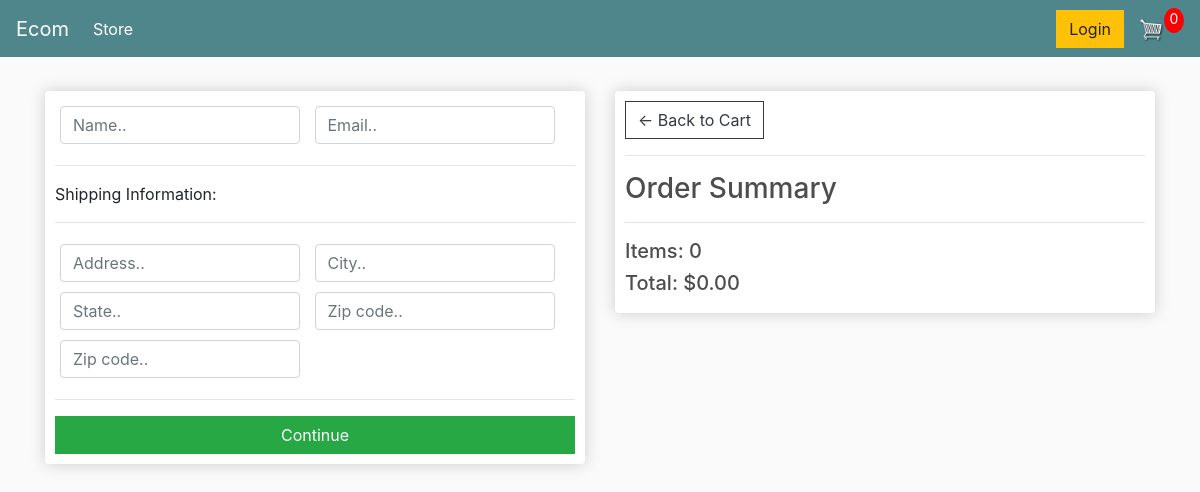
Page /checkout/ (signed in) on the earlier database version.
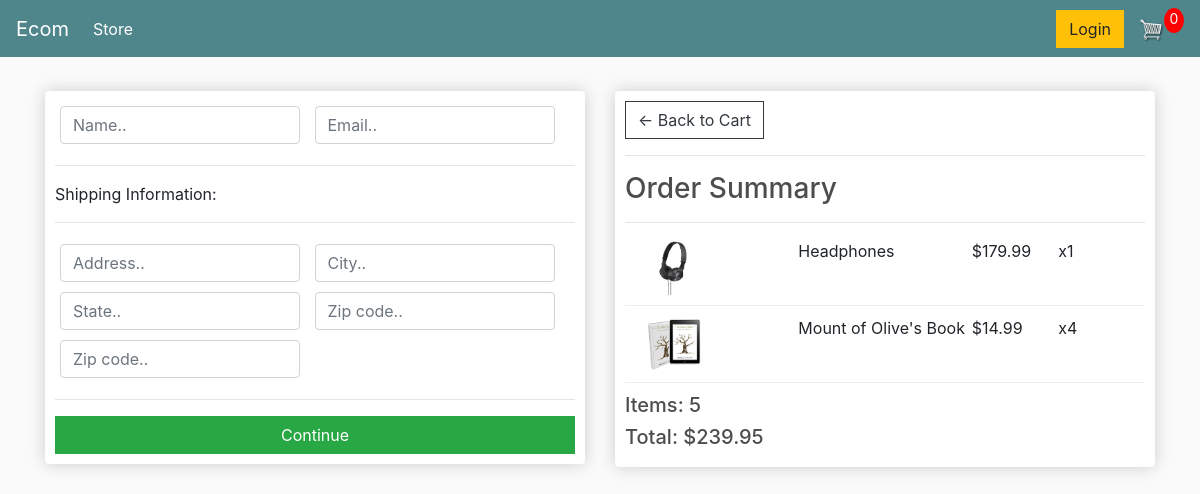
Same page on the later database version.
### store/models.py (models this page shows, shortened)
class Order(models.Model):
	customer = models.ForeignKey(Customer, on_delete=models.SET_NULL, null=True, blank=True)
	date_ordered = models.DateTimeField(auto_now_add=True)
	complete = models.BooleanField(default=False)
	transaction_id = models.CharField(max_length=100, null=True)
	@property
	def get_cart_total(self):
		orderitems = self.orderitem_set.all()
		total = sum([item.get_total for item in orderitems])
		return total
	@property
	def get_cart_items(self):
		orderitems = self.orderitem_set.all()
		total = sum([item.quantity for item in orderitems])
		return total

class OrderItem(models.Model):
	product = models.ForeignKey(Product, on_delete=models.SET_NULL, null=True)
	order = models.ForeignKey(Order, on_delete=models.SET_NULL, null=True)
	quantity = models.IntegerField(default=0, null=True, blank=True)
	date_added = models.DateTimeField(auto_now_add=True)
	@property
	def get_total(self):
		total = self.product.price * self.quantity
		return total

class Product(models.Model):
	name = models.CharField(max_length=200)
	price = models.FloatField()
	digital = models.BooleanField(default=False,null=True, blank=True)
	image = models.ImageField(null=True, blank=True)
	@property
	def imageURL(self):
		try:
			url = self.image.url
		except:
			url = ''
		return url

### store/views.py (the view)
# urls.py: path('checkout/', views.checkout, name="checkout"),
def checkout(request):
	if request.user.is_authenticated:
		customer = request.user.customer
		order, created = Order.objects.get_or_create(customer=customer, complete=False)
		items = order.orderitem_set.all()
	else:
		items = []
		order = {'get_cart_total':0, 'get_cart_items':0}
	context = {'items':items, 'order':order}
	return render(request, 'store/checkout.html', context)

### store/templates/store/checkout.html (shortened to what this page needs)
{% extends 'store/main.html' %}
{% load static %}
{% block content %}
     <div class="row">
		<div class="col-lg-6">
			<div class="box-element" id="form-wrapper">
				<form id="form">
					<div id="user-info">
						<div class="form-field">
							<input required class="form-control" type="text" name="name" placeholder="Name..">
						</div>
						<div class="form-field">
							<input required class="form-control" type="email" name="email" placeholder="Email..">
						</div>
					</div>
					<div id="shipping-info">
						<hr>
						<p>Shipping Information:</p>
						<hr>
						<div class="form-field">
							<input class="form-control" type="text" name="address" placeholder="Address..">
						</div>
						<div class="form-field">
							<input class="form-control" type="text" name="city" placeholder="City..">
						</div>
						<div class="form-field">
							<input class="form-control" type="text" name="state" placeholder="State..">
						</div>
						<div class="form-field">
							<input class="form-control" type="text" name="zipcode" placeholder="Zip code..">
						</div>
						<div class="form-field">
							<input class="form-control" type="text" name="country" placeholder="Zip code..">
						</div>
					</div>
					<hr>
					<input id="form-button" class="btn btn-success btn-block" type="submit" value="Continue">
				</form>
			</div>
			<br>
		</div>
		<div class="col-lg-6">
			<div class="box-element">
				<a  class="btn btn-outline-dark" href="{% url 'cart' %}">&#x2190; Back to Cart</a>
				<hr>
				<h3>Order Summary</h3>
				<hr>
				{% for item in items %}
				<div class="cart-row">
					<div style="flex:2"><img class="row-image" src="{{item.product.imageURL}}"></div>
					<div style="flex:2"><p>{{item.product.name}}</p></div>
					<div style="flex:1"><p>${{item.product.price|floatformat:2}}</p></div>
					<div style="flex:1"><p>x{{item.quantity}}</p></div>
				</div>
				{% endfor %}
				<h5>Items:   {{order.get_cart_items}}</h5>
				<h5>Total:   ${{order.get_cart_total|floatformat:2}}</h5>
			</div>
		</div>
	</div>
{% endblock content %}

Differences in the rows shown:
added OrderItem: product.imageURL (picture), product.name "Headphones", product.price "179.99", quantity "1"
added OrderItem: product.imageURL (picture), product.name "Mount of Olive's Book", product.price "14.99", quantity "4"
computed for Order: get_cart_items "0" → "5"; get_cart_total "0.00" → "239.95"
